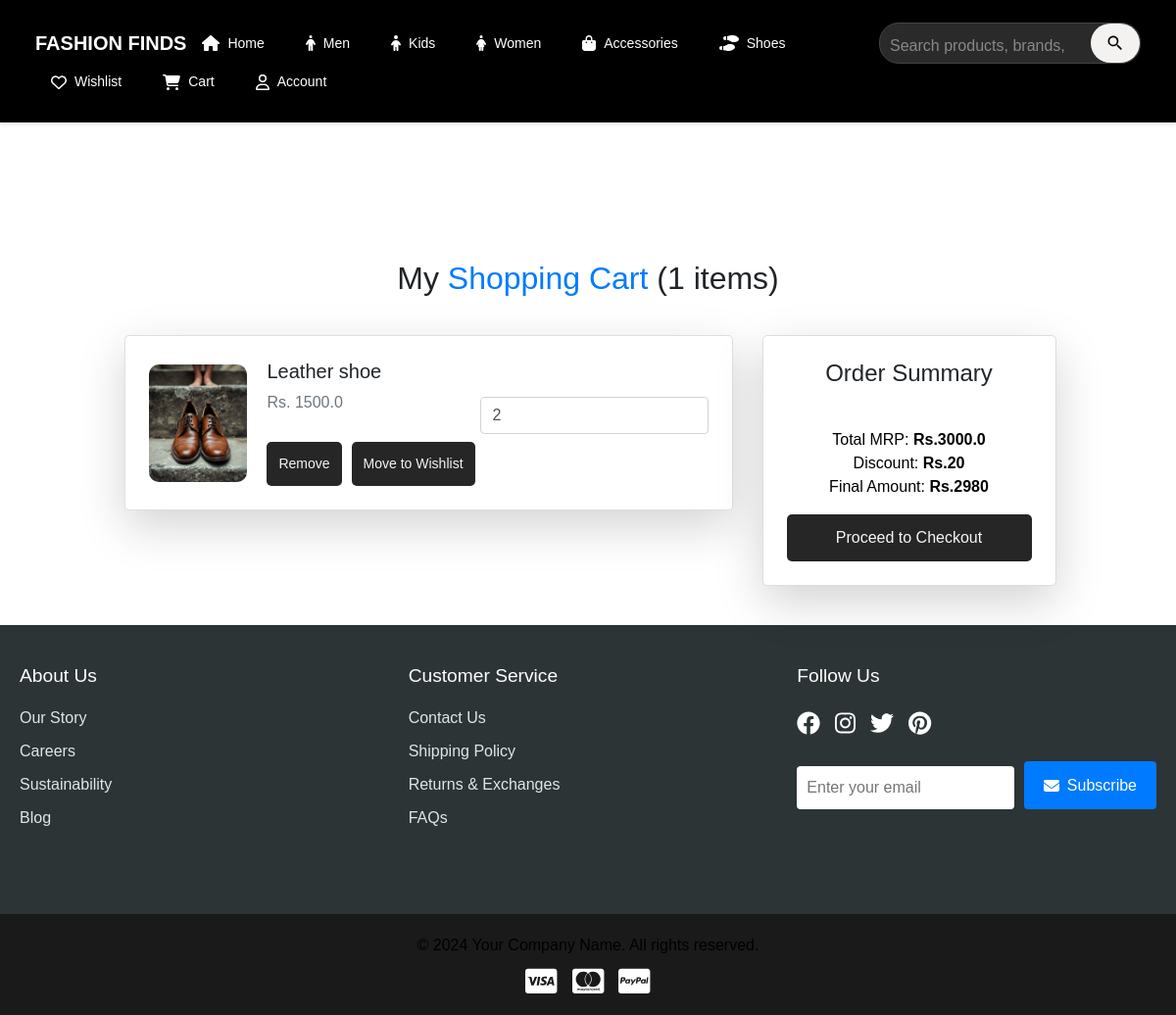
Before: /cart (signed in) with the older database file.
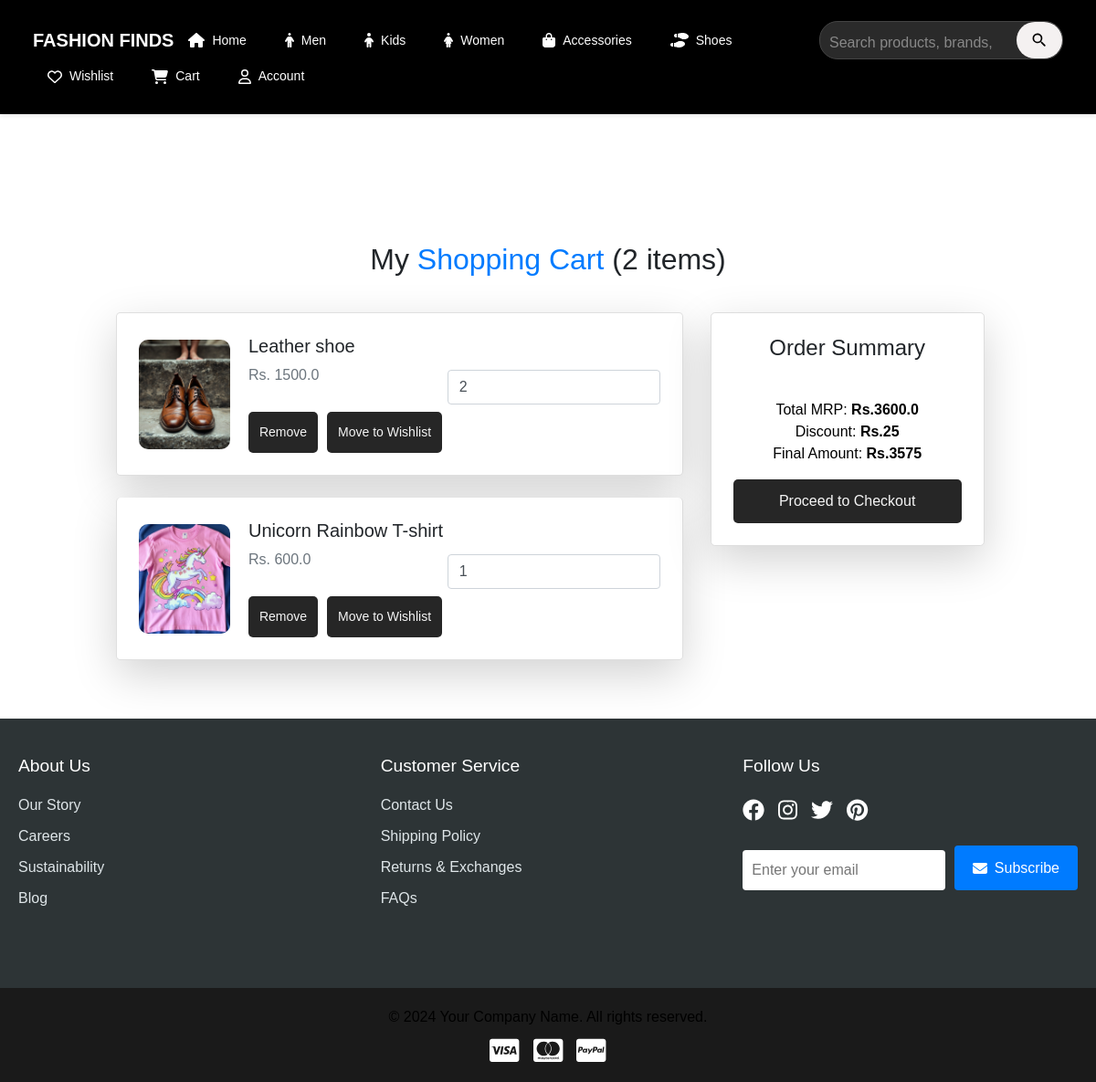
After: the same page with the newer database file.
### app/models.py (models this page shows, shortened)
class Cart(db.Model):
    __tablename__ = 'carts'
    id = db.Column(db.Integer, primary_key=True)
    user_id = db.Column(db.Integer, db.ForeignKey('users.id'), nullable=False)
    product_id = db.Column(db.Integer, db.ForeignKey('products.id'), nullable=False)
    quantity = db.Column(db.Integer, default=1)

class Product(db.Model):
    __tablename__ = 'products'
    id = db.Column(db.Integer, primary_key=True)
    product_name = db.Column(db.String(100), nullable=False)
    product_picture = db.Column(db.String(1000), nullable=False)
    current_price = db.Column(db.Float, nullable=False)
    previous_price = db.Column(db.Float, nullable=False)
    description = db.Column(db.String(2000), nullable=True)
    color = db.Column(db.String(15))
    rating = db.Column(db.Integer, default=0)
    sale = db.Column(db.Boolean, default=False)
    discount = db.Column(db.Integer, nullable=True, default=0)
    brand = db.Column(db.String(100), nullable=True)
    category = db.Column(db.String(100), nullable=False)  # ✅ Now category is a string field
    quantity_size = db.relationship('ProductSize', backref='product', lazy=True, cascade="all, delete-orphan")
    carts = db.relationship('Cart', backref='cart_product', lazy=True, cascade="all, delete-orphan")
    wishlists = db.relationship('Wishlist', backref='wishlist_product', lazy=True, cascade="all, delete-orphan")
    order_items = db.relationship('OrderItem', backref='product', lazy=True, cascade="all, delete-orphan")

### app/views.py (the view)
@views.route('/cart')
@login_required
def show_cart():
    user_id = current_user.id  # Get the user ID directly from current_user (handled by flask_login)
    cart_items = db.session.query(Cart, Product).join(Product, Cart.product_id == Product.id)\
        .filter(Cart.user_id == user_id).all()
    if not cart_items:
        flash("Your cart is empty!", "info")
    total_mrp = sum(cart.quantity * product.current_price for cart, product in cart_items)
    total_discount = sum(cart.quantity * product.discount for cart, product in cart_items if product.discount)
    total_amount = int(total_mrp - total_discount)  # Ensure final amount is an integer
    print(total_amount)
    return render_template(
        "cart.html",
        cart_items=cart_items,
        total_mrp=total_mrp,
        total_discount=total_discount,
        total_amount=total_amount
    )

### app/templates/cart.html (shortened to what this page needs)
{% extends 'base.html' %}
{% block content %}
<div class="container mt-5">
    {% if not current_user.is_authenticated %}
    <div class="alert alert-warning text-center">
        <h4>Please <a href="{{ url_for('auth.login') }}" class="text-primary">log in</a> or <a href="{{ url_for('auth.register') }}" class="text-primary">create an account</a> to access your cart.</h4>
    </div>
    {% else %}
    <h2 class="fw-bold text-center mb-4">My <span class="text-primary">Shopping Cart</span> ({{ cart_items|length }} items)</h2>
    {% if cart_items %}
    <div class="row g-4">
        <div class="col-lg-8">
            <div class="list-group">
            {% for cart, item in cart_items %}
            <div class="list-group-item d-flex align-items-center shadow-lg p-4 mb-4 rounded-lg" data-product-id="{{ item.id }}" data-price="{{ item.price }}" data-discount="{{ item.discount }}">
                <img src="{{ url_for('views.get_image', filename=item.product_picture) }}" class="cart-img me-4" alt="{{ item.product_name }}">
                <div class="flex-grow-1">
                    <h5 class="mb-2 fw-semibold">{{ item.product_name }}</h5>
                    <p class="mb-2 text-muted fs-5">Rs. <span class="item-price" data-price="{{ item.price }}">{{ item.current_price }}</span></p>
                    <div class="d-flex gap-3">
                        <form action="{{ url_for('views.remove_from_cart', product_id=item.id) }}" method="post">
                            <button type="submit" class="btn btn-dark btn-sm" style="margin-right: 10px;">Remove</button>
                        </form>
                        <form action="{{ url_for('views.remove_from_wishlist', product_id=item.id) }}" method="post">
                            <button type="submit" class="btn btn-outline-secondary btn-sm">Move to Wishlist</button>
                        </form>
                    </div>
                </div>
                <div class="ms-4" style="margin-bottom: 20px;">
                    <input type="number" class="form-control quantity-input" value="{{ cart.quantity }}" min="1" data-product-id="{{ item.id }}">
                </div>
            </div>
            {% endfor %}
            </div>
        </div>
        <div class="col-lg-4">
            <div class="card shadow-lg p-4 rounded-lg">
                <h4 class="fw-bold text-center">Order Summary</h4>
                <p class="fs-5">Total MRP: <strong class="total-mrp">Rs.{{ total_mrp }}</strong></p>
                <p class="fs-5">Discount: <strong class="discount-mrp">Rs.{{ total_discount }}</strong></p>
                <p class="fs-4 fw-bold">Final Amount: <strong class="final-amount">Rs.{{ total_amount }}</strong></p>
                <a href="{{ url_for('views.checkout') }}" class="btn btn-primary w-100 mt-3">
                    Proceed to Checkout
                </a>
            </div>
        </div>
    </div>
    {% else %}
    <div class="text-center mt-5">
        <h4>Your cart is empty 🛒</h4>
        <a href="{{ url_for('views.homepage') }}" class="btn btn-primary mt-3">Continue Shopping</a>
    </div>
    {% endif %}
    {% endif %}
</div>
{% endblock %}

Changed rows visible on the page:
added Cart: product_picture (picture), product_name "Unicorn Rainbow T-shirt", current_price "600.0", quantity "1"
Other visible differences:
{{ cart_items|length }}: "1" → "2"
{{ total_mrp }}: "3000.0" → "3600.0"
{{ total_discount }}: "20" → "25"
{{ total_amount }}: "2980" → "3575"
